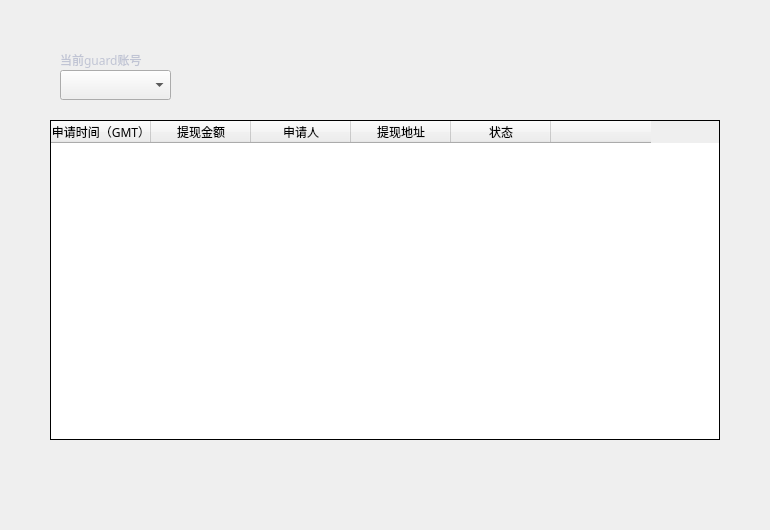
<?xml version="1.0" encoding="UTF-8"?>
<ui version="4.0">
 <class>WithdrawConfirmPage</class>
 <widget class="QWidget" name="WithdrawConfirmPage">
  <property name="geometry">
   <rect>
    <x>0</x>
    <y>0</y>
    <width>770</width>
    <height>530</height>
   </rect>
  </property>
  <property name="windowTitle">
   <string>Form</string>
  </property>
  <widget class="QTableWidget" name="crosschainTransactionTableWidget">
   <property name="geometry">
    <rect>
     <x>50</x>
     <y>120</y>
     <width>670</width>
     <height>320</height>
    </rect>
   </property>
   <property name="cursor" stdset="0">
    <cursorShape>ArrowCursor</cursorShape>
   </property>
   <property name="layoutDirection">
    <enum>Qt::LeftToRight</enum>
   </property>
   <property name="styleSheet">
    <string notr="true"/>
   </property>
   <property name="frameShape">
    <enum>QFrame::Box</enum>
   </property>
   <property name="frameShadow">
    <enum>QFrame::Plain</enum>
   </property>
   <property name="verticalScrollBarPolicy">
    <enum>Qt::ScrollBarAsNeeded</enum>
   </property>
   <property name="horizontalScrollBarPolicy">
    <enum>Qt::ScrollBarAlwaysOff</enum>
   </property>
   <property name="autoScroll">
    <bool>true</bool>
   </property>
   <property name="editTriggers">
    <set>QAbstractItemView::NoEditTriggers</set>
   </property>
   <property name="selectionMode">
    <enum>QAbstractItemView::NoSelection</enum>
   </property>
   <property name="iconSize">
    <size>
     <width>19</width>
     <height>12</height>
    </size>
   </property>
   <property name="showGrid">
    <bool>true</bool>
   </property>
   <property name="gridStyle">
    <enum>Qt::SolidLine</enum>
   </property>
   <attribute name="horizontalHeaderVisible">
    <bool>true</bool>
   </attribute>
   <attribute name="horizontalHeaderCascadingSectionResizes">
    <bool>false</bool>
   </attribute>
   <attribute name="horizontalHeaderHighlightSections">
    <bool>false</bool>
   </attribute>
   <attribute name="verticalHeaderVisible">
    <bool>false</bool>
   </attribute>
   <attribute name="verticalHeaderHighlightSections">
    <bool>false</bool>
   </attribute>
   <column>
    <property name="text">
     <string>申请时间（GMT）</string>
    </property>
    <property name="font">
     <font>
      <family>微软雅黑</family>
     </font>
    </property>
    <property name="textAlignment">
     <set>AlignCenter</set>
    </property>
   </column>
   <column>
    <property name="text">
     <string>提现金额</string>
    </property>
    <property name="font">
     <font>
      <family>微软雅黑</family>
     </font>
    </property>
    <property name="textAlignment">
     <set>AlignCenter</set>
    </property>
   </column>
   <column>
    <property name="text">
     <string>申请人</string>
    </property>
    <property name="font">
     <font>
      <family>微软雅黑</family>
     </font>
    </property>
    <property name="textAlignment">
     <set>AlignCenter</set>
    </property>
   </column>
   <column>
    <property name="text">
     <string>提现地址</string>
    </property>
    <property name="font">
     <font>
      <family>微软雅黑</family>
     </font>
    </property>
    <property name="textAlignment">
     <set>AlignCenter</set>
    </property>
   </column>
   <column>
    <property name="text">
     <string>状态</string>
    </property>
    <property name="font">
     <font>
      <family>微软雅黑</family>
     </font>
    </property>
    <property name="textAlignment">
     <set>AlignCenter</set>
    </property>
   </column>
   <column>
    <property name="text">
     <string/>
    </property>
   </column>
  </widget>
  <widget class="QComboBox" name="accountComboBox">
   <property name="geometry">
    <rect>
     <x>60</x>
     <y>70</y>
     <width>111</width>
     <height>30</height>
    </rect>
   </property>
   <property name="font">
    <font>
     <family>微软雅黑</family>
     <weight>50</weight>
     <bold>false</bold>
    </font>
   </property>
   <property name="focusPolicy">
    <enum>Qt::NoFocus</enum>
   </property>
   <property name="styleSheet">
    <string notr="true"/>
   </property>
  </widget>
  <widget class="QLabel" name="label">
   <property name="geometry">
    <rect>
     <x>60</x>
     <y>50</y>
     <width>100</width>
     <height>20</height>
    </rect>
   </property>
   <property name="font">
    <font>
     <family>微软雅黑</family>
    </font>
   </property>
   <property name="styleSheet">
    <string notr="true">color: rgb(192, 196, 212);</string>
   </property>
   <property name="text">
    <string>当前guard账号</string>
   </property>
   <property name="alignment">
    <set>Qt::AlignLeading|Qt::AlignLeft|Qt::AlignVCenter</set>
   </property>
  </widget>
 </widget>
 <resources/>
 <connections/>
</ui>
